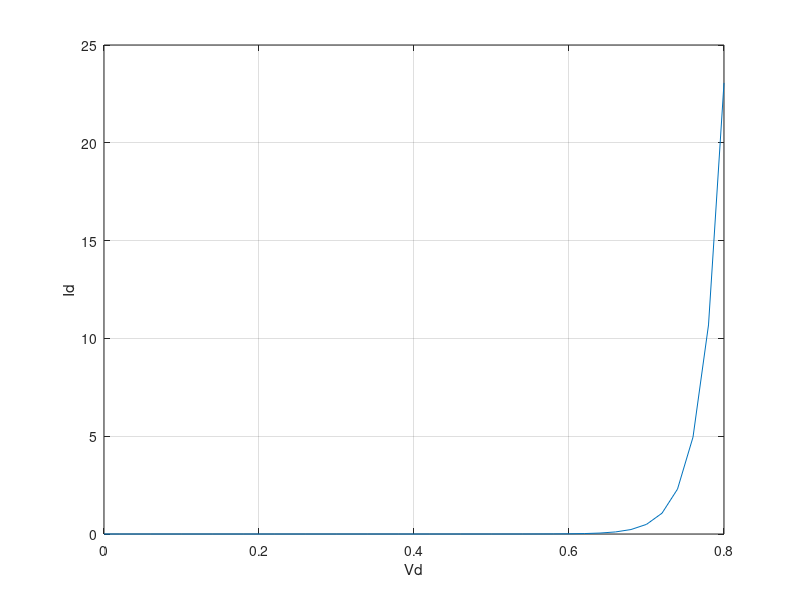

Here is the MATLAB script that generated this plot:
clc; close all; clear all;
Vd = 0:0.02:0.8;
Is = 1e-12;
n = 1;
Vt = 26e-3;
Id = Is*(exp(Vd/(n*Vt))-1);
figure(1);
plot(Vd, Id);
grid;
xlabel('Vd');
ylabel('Id');
